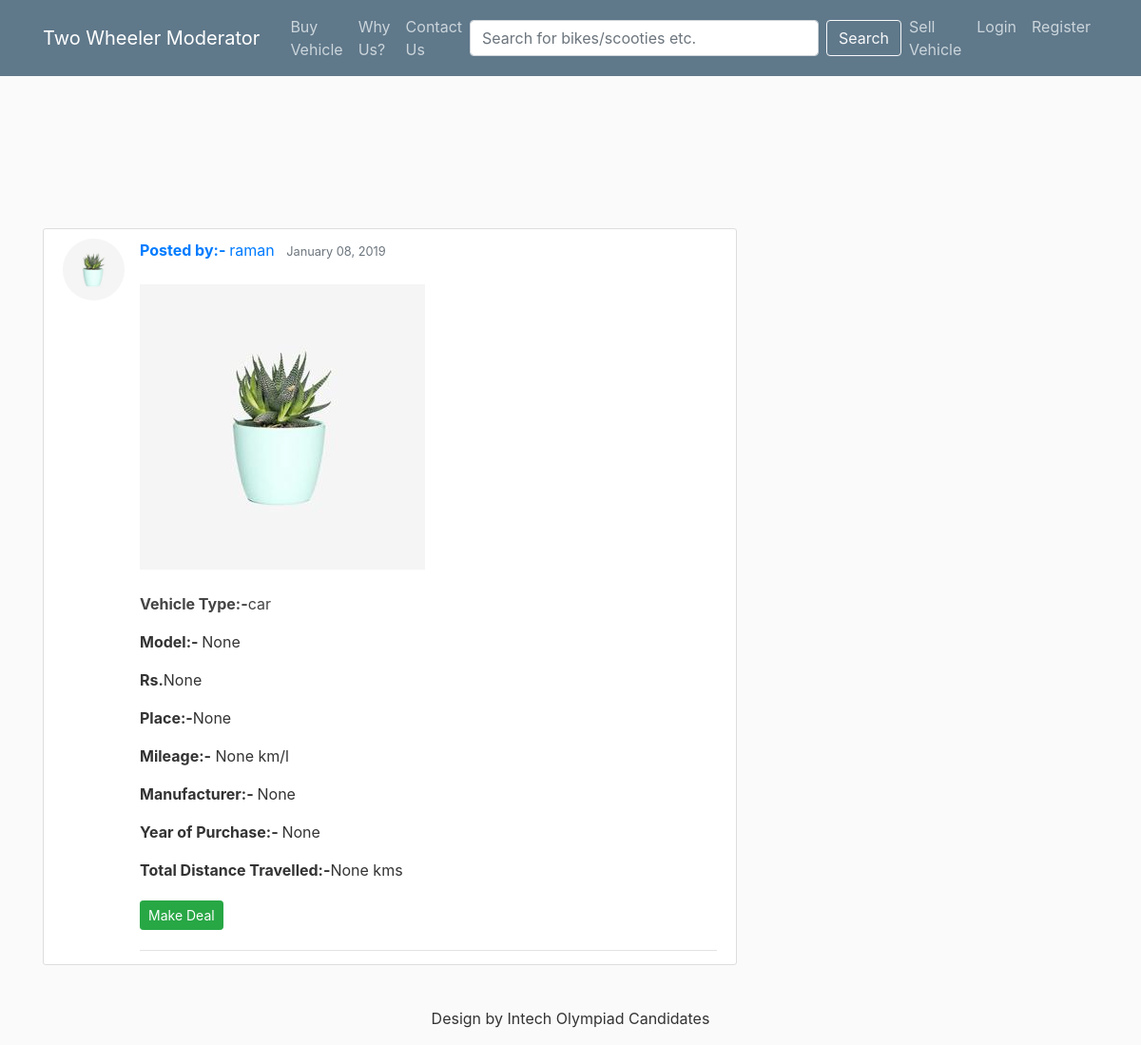
/post/16/, run on the app's committed database.
### blog/models.py (models this page shows, shortened)
class Post(models.Model):
	vehicle_type = models.CharField(max_length=100)
	manufacturer = models.CharField(null=True, blank=True,max_length=100)
	model = models.CharField(null=True, blank=True, max_length=100)
	year_of_purchase = models.CharField(null=True, blank=True, max_length=4)
	place = models.CharField(null=True, blank=True, max_length=100)
	distance_travelled = models.CharField(null=True, blank=True, max_length=100)
	price = models.CharField(null=True, blank=True, max_length=100)
	mileage = models.CharField(null=True, blank=True, max_length=100)
	image = models.ImageField(default='default.jpg', upload_to='media')
	content = models.TextField()
	date_posted = models.DateTimeField(default=timezone.now)
	author = models.ForeignKey(User, on_delete=models.CASCADE)

### users/models.py (models this page shows, shortened)
class Profile(models.Model):
    user = models.OneToOneField(User, on_delete=models.CASCADE)
    image = models.ImageField(default='default.jpg', upload_to='profile_pics')

### blog/views.py (the view)
# urls.py: path('post/<int:pk>/', PostDetailView.as_view(), name='post-detail'),
class PostDetailView(DetailView):
    model = Post

### blog/templates/blog/post_detail.html (shortened to what this page needs)
{% extends "blog/base.html" %}
{% block content %}
  <article class="media content-section">
    <img class="rounded-circle article-img" src="{{ object.author.profile.image.url }}">
    <div class="media-body">
      <div class="article-metadata">
        <a class="mr-2" href="#"><b>Posted by:- </b>{{ object.author }}</a>
        <small class="text-muted">{{ object.date_posted|date:"F d, Y" }}</small><br>
        <br>
         {% if object.image %}
         <img src='{{ object.image.url }}' class=' img-responsive' />
         {% endif %}
         <br>
         <br>
         <p><a class="article-title" href="#"><b>Vehicle Type:-</b>{{ post.vehicle_type }}</a>
        <p class="article-content"><b>Model:- </b>{{ post.model }}</p>
        <p class="article-content"><b>Rs.</b>{{ post.price }}</p>
        <p class="article-content"><b>Place:-</b>{{ post.place }}</p>
        <p class="article-content"><b>Mileage:-</b> {{ post.mileage }} km/l</p>
        <p class="article-content"><b>Manufacturer:- </b>{{ post.manufacturer }}</p>
        <p class="article-content"><b>Year of Purchase:- </b>{{ post.year_of_purchase }}</p>
        <p class="article-content"><b>Total Distance Travelled:-</b>{{ post.distance_travelled }} kms</p>
         <div>
         <a class="btn btn-success btn-sm mt-1 mb-1" href="{% url 'payments' %}">Make Deal</a>
      </div>
    </div>
  </article>
{% endblock content %}

### blog/static/blog/main.css (style rules this page uses)
body { background: #fafafa; color: #333333; margin-top: 15rem; }
.content-section { background: #ffffff; padding: 10px 20px; border: 1px solid #dddddd; border-radius: 3px; margin-bottom: 20px; }
.article-title { color: #444444; }
.article-content { white-space: pre-line; }
.article-img { height: 65px; width: 65px; margin-right: 16px; }
.article-metadata { padding-bottom: 1px; margin-bottom: 4px; border-bottom: 1px solid #e3e3e3 }

### data on the page
Post: author.profile.image (picture), author "raman", date_posted "January 08, 2019", image (picture), vehicle_type "car", model "None", price "None", place "None", mileage "None", manufacturer "None", year_of_purchase "None", distance_travelled "None"
